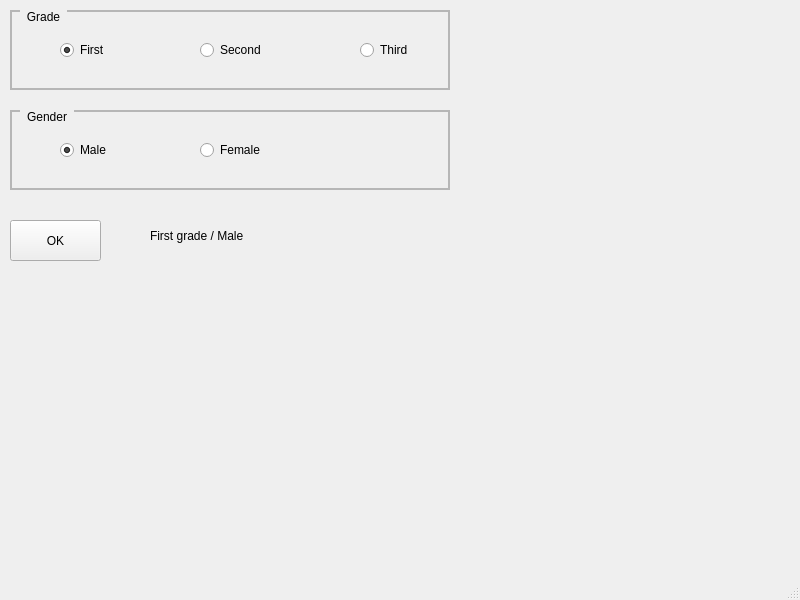
<?xml version="1.0" encoding="UTF-8"?>
<ui version="4.0">
 <class>MainWindow</class>
 <widget class="QMainWindow" name="MainWindow">
  <property name="geometry">
   <rect>
    <x>0</x>
    <y>0</y>
    <width>800</width>
    <height>600</height>
   </rect>
  </property>
  <property name="windowTitle">
   <string>MainWindow</string>
  </property>
  <widget class="QWidget" name="centralwidget">
   <widget class="QGroupBox" name="gboxGrade">
    <property name="geometry">
     <rect>
      <x>10</x>
      <y>10</y>
      <width>440</width>
      <height>80</height>
     </rect>
    </property>
    <property name="styleSheet">
     <string notr="true">QGroupBox {
	border: 2px solid rgb(182,182,182);
	margin-top: 1ex;
}
QGroupBox::title {
	subcontrol-origin: margin;
	subcontrol-position: top left;
	padding: 0 5px;
	left: 10px;
}</string>
    </property>
    <property name="title">
     <string>Grade</string>
    </property>
    <widget class="QRadioButton" name="radioThird">
     <property name="geometry">
      <rect>
       <x>350</x>
       <y>30</y>
       <width>99</width>
       <height>20</height>
      </rect>
     </property>
     <property name="text">
      <string>Third</string>
     </property>
    </widget>
    <widget class="QRadioButton" name="radioSecond">
     <property name="geometry">
      <rect>
       <x>190</x>
       <y>30</y>
       <width>99</width>
       <height>20</height>
      </rect>
     </property>
     <property name="text">
      <string>Second</string>
     </property>
    </widget>
    <widget class="QRadioButton" name="radioFirst">
     <property name="geometry">
      <rect>
       <x>50</x>
       <y>30</y>
       <width>99</width>
       <height>20</height>
      </rect>
     </property>
     <property name="text">
      <string>First</string>
     </property>
     <property name="checked">
      <bool>true</bool>
     </property>
    </widget>
   </widget>
   <widget class="QGroupBox" name="gboxGender">
    <property name="geometry">
     <rect>
      <x>10</x>
      <y>110</y>
      <width>440</width>
      <height>80</height>
     </rect>
    </property>
    <property name="styleSheet">
     <string notr="true">QGroupBox {
	border: 2px solid rgb(182,182,182);
	margin-top: 1ex;
}
QGroupBox::title {
	subcontrol-origin: margin;
	subcontrol-position: top left;
	padding: 0 5px;
	left: 10px;
}</string>
    </property>
    <property name="title">
     <string>Gender</string>
    </property>
    <widget class="QRadioButton" name="radioMale">
     <property name="geometry">
      <rect>
       <x>50</x>
       <y>30</y>
       <width>99</width>
       <height>20</height>
      </rect>
     </property>
     <property name="text">
      <string>Male</string>
     </property>
     <property name="checked">
      <bool>true</bool>
     </property>
     <property name="autoExclusive">
      <bool>true</bool>
     </property>
    </widget>
    <widget class="QRadioButton" name="radioFemale">
     <property name="geometry">
      <rect>
       <x>190</x>
       <y>30</y>
       <width>99</width>
       <height>20</height>
      </rect>
     </property>
     <property name="text">
      <string>Female</string>
     </property>
    </widget>
   </widget>
   <widget class="QPushButton" name="btnOK">
    <property name="geometry">
     <rect>
      <x>10</x>
      <y>220</y>
      <width>91</width>
      <height>41</height>
     </rect>
    </property>
    <property name="text">
     <string>OK</string>
    </property>
   </widget>
   <widget class="QLabel" name="lblMsg">
    <property name="geometry">
     <rect>
      <x>150</x>
      <y>220</y>
      <width>301</width>
      <height>31</height>
     </rect>
    </property>
    <property name="styleSheet">
     <string notr="true"/>
    </property>
    <property name="frameShape">
     <enum>QFrame::NoFrame</enum>
    </property>
    <property name="text">
     <string>First grade / Male</string>
    </property>
   </widget>
  </widget>
  <widget class="QMenuBar" name="menubar">
   <property name="geometry">
    <rect>
     <x>0</x>
     <y>0</y>
     <width>800</width>
     <height>19</height>
    </rect>
   </property>
  </widget>
  <widget class="QStatusBar" name="statusbar"/>
 </widget>
 <resources/>
 <connections/>
</ui>
